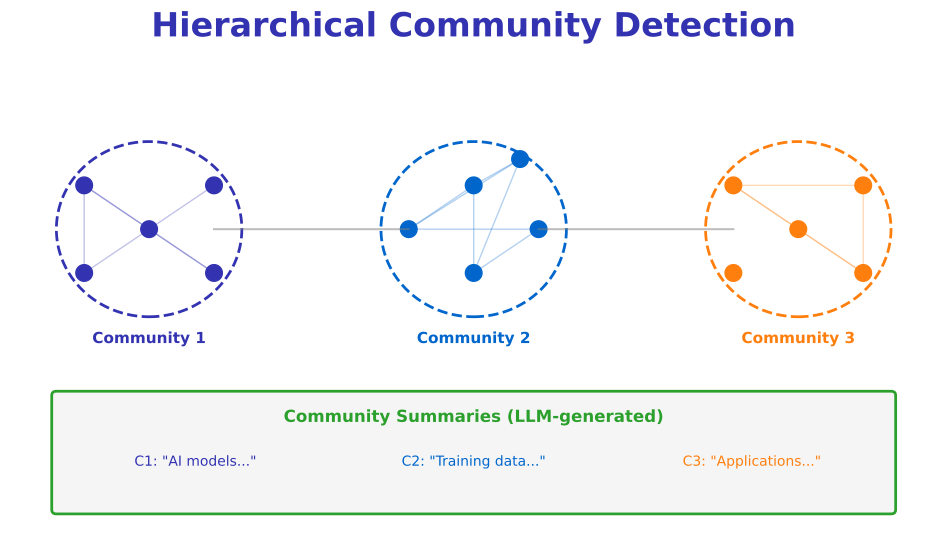

Source code (Python):
"""
Community Detection and Summarization
Week 8 - GraphRAG and Knowledge
"""

from pathlib import Path

import matplotlib.patches as mpatches
import matplotlib.pyplot as plt
import numpy as np
from matplotlib.patches import Circle, FancyBboxPatch

plt.rcParams.update(
    {
        "font.size": 24,
        "axes.labelsize": 24,
        "axes.titlesize": 26,
        "figure.figsize": (10, 6),
        "figure.dpi": 150,
        "font.family": "sans-serif",
    }
)

MLPURPLE = "#3333B2"
MLBLUE = "#0066CC"
MLORANGE = "#FF7F0E"
MLGREEN = "#2CA02C"
MLGRAY = "#7F7F7F"

fig, ax = plt.subplots(figsize=(10, 6))
ax.set_xlim(0, 10)
ax.set_ylim(0, 6)
ax.axis("off")

ax.text(
    5,
    5.7,
    "Hierarchical Community Detection",
    fontsize=24,
    fontweight="bold",
    ha="center",
    color=MLPURPLE,
)

# Community 1 (left)
c1_nodes = [(1.5, 3.5), (2.2, 4.0), (2.2, 3.0), (0.8, 4.0), (0.8, 3.0)]
for x, y in c1_nodes:
    ax.plot(x, y, "o", markersize=12, color=MLPURPLE)
for i in range(len(c1_nodes)):
    for j in range(i + 1, len(c1_nodes)):
        if np.random.random() > 0.3:
            ax.plot(
                [c1_nodes[i][0], c1_nodes[j][0]],
                [c1_nodes[i][1], c1_nodes[j][1]],
                "-",
                color=MLPURPLE,
                alpha=0.3,
                linewidth=1,
            )
comm1 = Circle((1.5, 3.5), 1.0, facecolor="none", edgecolor=MLPURPLE, linewidth=2, linestyle="--")
ax.add_patch(comm1)
ax.text(1.5, 2.2, "Community 1", fontsize=11, ha="center", color=MLPURPLE, fontweight="bold")

# Community 2 (center)
c2_nodes = [(5.0, 4.0), (5.7, 3.5), (4.3, 3.5), (5.0, 3.0), (5.5, 4.3)]
for x, y in c2_nodes:
    ax.plot(x, y, "o", markersize=12, color=MLBLUE)
for i in range(len(c2_nodes)):
    for j in range(i + 1, len(c2_nodes)):
        if np.random.random() > 0.3:
            ax.plot(
                [c2_nodes[i][0], c2_nodes[j][0]],
                [c2_nodes[i][1], c2_nodes[j][1]],
                "-",
                color=MLBLUE,
                alpha=0.3,
                linewidth=1,
            )
comm2 = Circle((5.0, 3.5), 1.0, facecolor="none", edgecolor=MLBLUE, linewidth=2, linestyle="--")
ax.add_patch(comm2)
ax.text(5.0, 2.2, "Community 2", fontsize=11, ha="center", color=MLBLUE, fontweight="bold")

# Community 3 (right)
c3_nodes = [(8.5, 3.5), (9.2, 4.0), (9.2, 3.0), (7.8, 4.0), (7.8, 3.0)]
for x, y in c3_nodes:
    ax.plot(x, y, "o", markersize=12, color=MLORANGE)
for i in range(len(c3_nodes)):
    for j in range(i + 1, len(c3_nodes)):
        if np.random.random() > 0.3:
            ax.plot(
                [c3_nodes[i][0], c3_nodes[j][0]],
                [c3_nodes[i][1], c3_nodes[j][1]],
                "-",
                color=MLORANGE,
                alpha=0.3,
                linewidth=1,
            )
comm3 = Circle((8.5, 3.5), 1.0, facecolor="none", edgecolor=MLORANGE, linewidth=2, linestyle="--")
ax.add_patch(comm3)
ax.text(8.5, 2.2, "Community 3", fontsize=11, ha="center", color=MLORANGE, fontweight="bold")

# Inter-community edges
ax.plot([2.2, 4.3], [3.5, 3.5], "-", color=MLGRAY, alpha=0.5, linewidth=1.5)
ax.plot([5.7, 7.8], [3.5, 3.5], "-", color=MLGRAY, alpha=0.5, linewidth=1.5)

# Summaries below
sum_box = FancyBboxPatch(
    (0.5, 0.3),
    9.0,
    1.3,
    boxstyle="round,pad=0.05",
    facecolor="#F5F5F5",
    edgecolor=MLGREEN,
    linewidth=2,
)
ax.add_patch(sum_box)
ax.text(
    5.0,
    1.3,
    "Community Summaries (LLM-generated)",
    fontsize=12,
    ha="center",
    fontweight="bold",
    color=MLGREEN,
)
ax.text(2.0, 0.8, 'C1: "AI models..."', fontsize=10, ha="center", color=MLPURPLE)
ax.text(5.0, 0.8, 'C2: "Training data..."', fontsize=10, ha="center", color=MLBLUE)
ax.text(8.0, 0.8, 'C3: "Applications..."', fontsize=10, ha="center", color=MLORANGE)

plt.tight_layout()
plt.savefig(Path(__file__).parent / "community_detection.pdf", dpi=300, bbox_inches="tight", facecolor="white")
plt.close()
print(f"Chart saved to {Path(__file__).parent / 'community_detection.pdf'}")
